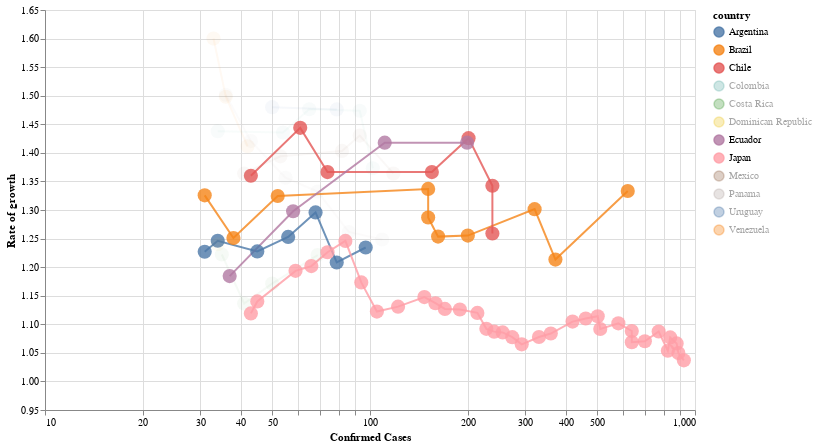

The notebook cell saved with this chart:
### Markdown cell above
# What about the rest of Latin America?

### Code cell
#hide_input
latam = [
    'Brazil', 'Chile', 'Argentina', 'Panama', 'Colombia','Mexico', 
    'Ecuador', 'Costa Rica', 'Venezuela', 'Dominican Republic', 'Bolivia',
    'Paraguay', 'Uruguay','Honduras', 'Cuba', 'Puerto Rico','Guatemala', 'Japan'
]

plot_rate_cnt_trajectories(latam, ['Argentina', 'Chile', 'Brazil', 'Ecuador', 'Japan'])

### Figure 1 — Vega-Lite specification as saved in the notebook (floating-point values rounded to 4 significant figures)
{"config": {"view": {"continuousWidth": 400, "continuousHeight": 300}, "point": {"size": 200}}, "data": {"name": "data-f215b7806a3449b9cb4d75e916bc65e4"}, "mark": {"type": "line", "point": true, "radius": 150}, "encoding": {"color": {"type": "nominal", "field": "country"}, "opacity": {"condition": {"value": 0.8, "selection": "selector032"}, "value": 0.05}, "tooltip": [{"type": "temporal", "field": "date"}, {"type": "nominal", "field": "country"}, {"type": "quantitative", "field": "confirmed"}, {"type": "quantitative", "field": "rate"}, {"type": "quantitative", "field": "cum"}, {"type": "quantitative", "field": "log(confirmed)"}], "x": {"type": "quantitative", "axis": {"title": "Confirmed Cases"}, "field": "confirmed", "scale": {"type": "log"}}, "y": {"type": "quantitative", "axis": {"title": "Rate of growth"}, "field": "rate", "scale": {"domain": [0.95, 1.65]}}}, "height": 400, "selection": {"selector032": {"type": "multi", "fields": ["country"], "bind": "legend", "init": [{"country": "Argentina"}, {"country": "Chile"}, {"country": "Brazil"}, {"country": "Ecuador"}, {"country": "Japan"}]}}, "width": 650, "$schema": "https://vega.github.io/schema/vega-lite/v4.0.2.json", "datasets": {"data-f215b7806a3449b9cb4d75e916bc65e4": [{"date": "2020-03-13T00:00:00", "country": "Argentina", "confirmed": 31, "rate": 1.227, "cum": 123, "log(confirmed)": 1505}, {"date": "2020-03-14T00:00:00", "country": "Argentina", "confirmed": 34, "rate": 1.246, "cum": 157, "log(confirmed)": 1544}, {"date": "2020-03-15T00:00:00", "country": "Argentina", "confirmed": 45, "rate": 1.228, "cum": 202, "log(confirmed)": 1662}, {"date": "2020-03-16T00:00:00", "country": "Argentina", "confirmed": 56, "rate": 1.253, "cum": 258, "log(confirmed)": 1755}, {"date": "2020-03-17T00:00:00", "country": "Argentina", "confirmed": 68, "rate": 1.296, "cum": 326, "log(confirmed)": 1838}, {"date": "2020-03-18T00:00:00", "country": "Argentina", "confirmed": 79, "rate": 1.208, "cum": 405, "log(confirmed)": 1903}, {"date": "2020-03-19T00:00:00", "country": "Argentina", "confirmed": 97, "rate": 1.234, "cum": 502, "log(confirmed)": 1991}, {"date": "2020-03-10T00:00:00", "country": "Brazil", "confirmed": 31, "rate": 1.326, "cum": 121, "log(confirmed)": 1505}, {"date": "2020-03-11T00:00:00", "country": "Brazil", "confirmed": 38, "rate": 1.251, "cum": 159, "log(confirmed)": 1591}, {"date": "2020-03-12T00:00:00", "country": "Brazil", "confirmed": 52, "rate": 1.325, "cum": 211, "log(confirmed)": 1724}, {"date": "2020-03-13T00:00:00", "country": "Brazil", "confirmed": 151, "rate": 1.337, "cum": 362, "log(confirmed)": 2181}, {"date": "2020-03-14T00:00:00", "country": "Brazil", "confirmed": 151, "rate": 1.287, "cum": 513, "log(confirmed)": 2181}, {"date": "2020-03-15T00:00:00", "country": "Brazil", "confirmed": 162, "rate": 1.253, "cum": 675, "log(confirmed)": 2212}, {"date": "2020-03-16T00:00:00", "country": "Brazil", "confirmed": 200, "rate": 1.255, "cum": 875, "log(confirmed)": 2303}, {"date": "2020-03-17T00:00:00", "country": "Brazil", "confirmed": 321, "rate": 1.301, "cum": 1196, "log(confirmed)": 2507}, {"date": "2020-03-18T00:00:00", "country": "Brazil", "confirmed": 372, "rate": 1.213, "cum": 1568, "log(confirmed)": 2571}, {"date": "2020-03-19T00:00:00", "country": "Brazil", "confirmed": 621, "rate": 1.333, "cum": 2189, "log(confirmed)": 2793}, {"date": "2020-03-13T00:00:00", "country": "Chile", "confirmed": 43, "rate": 1.36, "cum": 132, "log(confirmed)": 1643}, {"date": "2020-03-14T00:00:00", "country": "Chile", "confirmed": 61, "rate": 1.444, "cum": 193, "log(confirmed)": 1792}, {"date": "2020-03-15T00:00:00", "country": "Chile", "confirmed": 74, "rate": 1.366, "cum": 267, "log(confirmed)": 1875}, {"date": "2020-03-16T00:00:00", "country": "Chile", "confirmed": 155, "rate": 1.366, "cum": 422, "log(confirmed)": 2193}, {"date": "2020-03-17T00:00:00", "country": "Chile", "confirmed": 201, "rate": 1.426, "cum": 623, "log(confirmed)": 2305}, {"date": "2020-03-18T00:00:00", "country": "Chile", "confirmed": 238, "rate": 1.343, "cum": 861, "log(confirmed)": 2378}, {"date": "2020-03-19T00:00:00", "country": "Chile", "confirmed": 238, "rate": 1.259, "cum": 1099, "log(confirmed)": 2378}, {"date": "2020-03-15T00:00:00", "country": "Colombia", "confirmed": 34, "rate": 1.438, "cum": 94, "log(confirmed)": 1544}, {"date": "2020-03-16T00:00:00", "country": "Colombia", "confirmed": 54, "rate": 1.436, "cum": 148, "log(confirmed)": 1740}, {"date": "2020-03-17T00:00:00", "country": "Colombia", "confirmed": 65, "rate": 1.476, "cum": 213, "log(confirmed)": 1819}, {"date": "2020-03-18T00:00:00", "country": "Colombia", "confirmed": 93, "rate": 1.474, "cum": 306, "log(confirmed)": 1973}, {"date": "2020-03-19T00:00:00", "country": "Colombia", "confirmed": 102, "rate": 1.373, "cum": 408, "log(confirmed)": 2012}, {"date": "2020-03-16T00:00:00", "country": "Costa Rica", "confirmed": 35, "rate": 1.222, "cum": 171, "log(confirmed)": 1556}, {"date": "2020-03-17T00:00:00", "country": "Costa Rica", "confirmed": 41, "rate": 1.136, "cum": 212, "log(confirmed)": 1623}, {"date": "2020-03-18T00:00:00", "country": "Costa Rica", "confirmed": 50, "rate": 1.171, "cum": 262, "log(confirmed)": 1707}, {"date": "2020-03-19T00:00:00", "country": "Costa Rica", "confirmed": 69, "rate": 1.221, "cum": 331, "log(confirmed)": 1845}, {"date": "2020-03-19T00:00:00", "country": "Dominican Republic", "confirmed": 34, "rate": 1.24, "cum": 148, "log(confirmed)": 1544}, {"date": "2020-03-16T00:00:00", "country": "Ecuador", "confirmed": 37, "rate": 1.184, "cum": 256, "log(confirmed)": 1579}, {"date": "2020-03-17T00:00:00", "country": "Ecuador", "confirmed": 58, "rate": 1.298, "cum": 314, "log(confirmed)": 1770}, {"date": "2020-03-18T00:00:00", "country": "Ecuador", "confirmed": 111, "rate": 1.418, "cum": 425, "log(confirmed)": 2049}, {"date": "2020-03-19T00:00:00", "country": "Ecuador", "confirmed": 199, "rate": 1.418, "cum": 624, "log(confirmed)": 2301}, {"date": "2020-02-06T00:00:00", "country": "Japan", "confirmed": 45, "rate": 1.14, "cum": 204, "log(confirmed)": 1662}, {"date": "2020-02-15T00:00:00", "country": "Japan", "confirmed": 43, "rate": 1.119, "cum": 460, "log(confirmed)": 1643}, {"date": "2020-02-16T00:00:00", "country": "Japan", "confirmed": 59, "rate": 1.193, "cum": 519, "log(confirmed)": 1778}, {"date": "2020-02-17T00:00:00", "country": "Japan", "confirmed": 66, "rate": 1.202, "cum": 585, "log(confirmed)": 1826}, {"date": "2020-02-18T00:00:00", "country": "Japan", "confirmed": 74, "rate": 1.226, "cum": 659, "log(confirmed)": 1875}, {"date": "2020-02-19T00:00:00", "country": "Japan", "confirmed": 84, "rate": 1.246, "cum": 743, "log(confirmed)": 1929}, {"date": "2020-02-20T00:00:00", "country": "Japan", "confirmed": 94, "rate": 1.173, "cum": 837, "log(confirmed)": 1977}, {"date": "2020-02-21T00:00:00", "country": "Japan", "confirmed": 105, "rate": 1.122, "cum": 942, "log(confirmed)": 2025}, {"date": "2020-02-22T00:00:00", "country": "Japan", "confirmed": 122, "rate": 1.131, "cum": 1064, "log(confirmed)": 2089}, {"date": "2020-02-23T00:00:00", "country": "Japan", "confirmed": 147, "rate": 1.148, "cum": 1211, "log(confirmed)": 2170}, {"date": "2020-02-24T00:00:00", "country": "Japan", "confirmed": 159, "rate": 1.137, "cum": 1370, "log(confirmed)": 2204}, {"date": "2020-02-25T00:00:00", "country": "Japan", "confirmed": 170, "rate": 1.127, "cum": 1540, "log(confirmed)": 2232}, {"date": "2020-02-26T00:00:00", "country": "Japan", "confirmed": 189, "rate": 1.126, "cum": 1729, "log(confirmed)": 2278}, {"date": "2020-02-27T00:00:00", "country": "Japan", "confirmed": 214, "rate": 1.12, "cum": 1943, "log(confirmed)": 2332}, {"date": "2020-02-28T00:00:00", "country": "Japan", "confirmed": 228, "rate": 1.092, "cum": 2171, "log(confirmed)": 2359}, {"date": "2020-02-29T00:00:00", "country": "Japan", "confirmed": 241, "rate": 1.087, "cum": 2412, "log(confirmed)": 2383}, {"date": "2020-03-01T00:00:00", "country": "Japan", "confirmed": 256, "rate": 1.086, "cum": 2668, "log(confirmed)": 2409}, {"date": "2020-03-02T00:00:00", "country": "Japan", "confirmed": 274, "rate": 1.077, "cum": 2942, "log(confirmed)": 2439}, {"date": "2020-03-03T00:00:00", "country": "Japan", "confirmed": 293, "rate": 1.065, "cum": 3235, "log(confirmed)": 2468}, {"date": "2020-03-04T00:00:00", "country": "Japan", "confirmed": 331, "rate": 1.078, "cum": 3566, "log(confirmed)": 2521}, {"date": "2020-03-05T00:00:00", "country": "Japan", "confirmed": 360, "rate": 1.084, "cum": 3926, "log(confirmed)": 2557}, {"date": "2020-03-06T00:00:00", "country": "Japan", "confirmed": 420, "rate": 1.105, "cum": 4346, "log(confirmed)": 2624}, {"date": "2020-03-07T00:00:00", "country": "Japan", "confirmed": 461, "rate": 1.11, "cum": 4807, "log(confirmed)": 2664}, {"date": "2020-03-08T00:00:00", "country": "Japan", "confirmed": 502, "rate": 1.114, "cum": 5309, "log(confirmed)": 2701}, {"date": "2020-03-09T00:00:00", "country": "Japan", "confirmed": 511, "rate": 1.092, "cum": 5820, "log(confirmed)": 2709}, {"date": "2020-03-10T00:00:00", "country": "Japan", "confirmed": 581, "rate": 1.102, "cum": 6401, "log(confirmed)": 2764}, {"date": "2020-03-11T00:00:00", "country": "Japan", "confirmed": 639, "rate": 1.088, "cum": 7040, "log(confirmed)": 2806}, {"date": "2020-03-12T00:00:00", "country": "Japan", "confirmed": 639, "rate": 1.069, "cum": 7679, "log(confirmed)": 2806}, {"date": "2020-03-13T00:00:00", "country": "Japan", "confirmed": 701, "rate": 1.07, "cum": 8380, "log(confirmed)": 2846}, {"date": "2020-03-14T00:00:00", "country": "Japan", "confirmed": 773, "rate": 1.087, "cum": 9153, "log(confirmed)": 2888}, {"date": "2020-03-15T00:00:00", "country": "Japan", "confirmed": 839, "rate": 1.077, "cum": 9992, "log(confirmed)": 2924}, {"date": "2020-03-16T00:00:00", "country": "Japan", "confirmed": 825, "rate": 1.054, "cum": 10817, "log(confirmed)": 2916}, {"date": "2020-03-17T00:00:00", "country": "Japan", "confirmed": 878, "rate": 1.067, "cum": 11695, "log(confirmed)": 2943}, {"date": "2020-03-18T00:00:00", "country": "Japan", "confirmed": 889, "rate": 1.05, "cum": 12584, "log(confirmed)": 2949}, {"date": "2020-03-19T00:00:00", "country": "Japan", "confirmed": 924, "rate": 1.037, "cum": 13508, "log(confirmed)": 2966}, {"date": "2020-03-15T00:00:00", "country": "Mexico", "confirmed": 41, "rate": 1.364, "cum": 162, "log(confirmed)": 1623}, {"date": "2020-03-16T00:00:00", "country": "Mexico", "confirmed": 53, "rate": 1.394, "cum": 215, "log(confirmed)": 1732}, {"date": "2020-03-17T00:00:00", "country": "Mexico", "confirmed": 82, "rate": 1.403, "cum": 297, "log(confirmed)": 1919}, {"date": "2020-03-18T00:00:00", "country": "Mexico", "confirmed": 93, "rate": 1.43, "cum": 390, "log(confirmed)": 1973}, {"date": "2020-03-19T00:00:00", "country": "Mexico", "confirmed": 118, "rate": 1.364, "cum": 508, "log(confirmed)": 2075}, {"date": "2020-03-14T00:00:00", "country": "Panama", "confirmed": 36, "rate": 1.502, "cum": 83, "log(confirmed)": 1568}, {"date": "2020-03-15T00:00:00", "country": "Panama", "confirmed": 43, "rate": 1.421, "cum": 126, "log(confirmed)": 1643}, {"date": "2020-03-16T00:00:00", "country": "Panama", "confirmed": 55, "rate": 1.356, "cum": 181, "log(confirmed)": 1748}, {"date": "2020-03-17T00:00:00", "country": "Panama", "confirmed": 69, "rate": 1.332, "cum": 250, "log(confirmed)": 1845}, {"date": "2020-03-18T00:00:00", "country": "Panama", "confirmed": 86, "rate": 1.262, "cum": 336, "log(confirmed)": 1939}, {"date": "2020-03-19T00:00:00", "country": "Panama", "confirmed": 109, "rate": 1.248, "cum": 445, "log(confirmed)": 2041}, {"date": "2020-03-18T00:00:00", "country": "Uruguay", "confirmed": 50, "rate": 1.48, "cum": 95, "log(confirmed)": 1707}, {"date": "2020-03-19T00:00:00", "country": "Uruguay", "confirmed": 79, "rate": 1.476, "cum": 174, "log(confirmed)": 1903}, {"date": "2020-03-17T00:00:00", "country": "Venezuela", "confirmed": 33, "rate": 1.6, "cum": 62, "log(confirmed)": 1531}, {"date": "2020-03-18T00:00:00", "country": "Venezuela", "confirmed": 36, "rate": 1.498, "cum": 98, "log(confirmed)": 1568}, {"date": "2020-03-19T00:00:00", "country": "Venezuela", "confirmed": 42, "rate": 1.412, "cum": 140, "log(confirmed)": 1633}]}}
